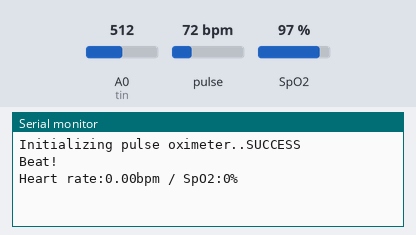
Bench run of a sketch on a simulated Arduino Uno, built with avr-gcc and run on an emulated ATmega328P. Parts: the last lines printed to the serial monitor. Inputs (shaded band) come from the test bench; at power-on: pulse 72 bpm, SpO2 97 %, A0 (tin) = 512.

Above: at 1.2 s.
1.3 s: pulse set to 42 bpm
At 2.7 s:
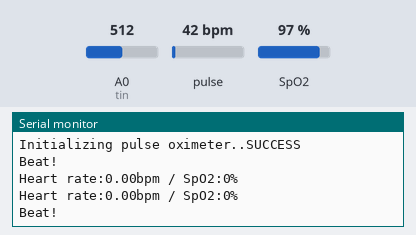
2.8 s: SpO2 set to 80 %
At 3.6 s:
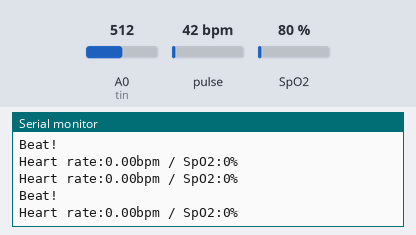
4.3 s: pulse set to 70 bpm
At 7.6 s:
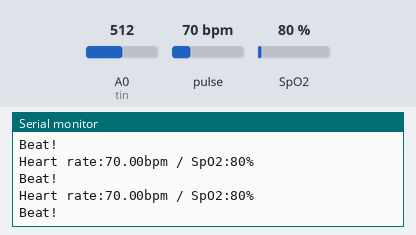
Timing chart, 0 to 9.1 s (numbered marks = the images above; inputs shaded):
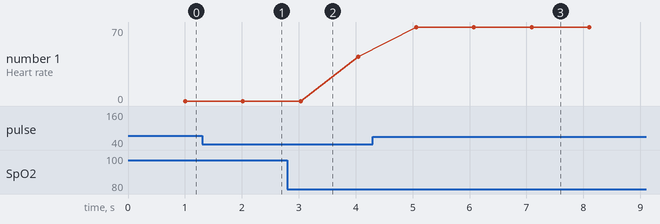

The sketch:

God_Knows.ino
```cpp
#include <SoftwareSerial.h>
#define RX 5
#define TX 6
float otmp = 0;
SoftwareSerial HM10(RX, TX);
int tin = 0;

#include <Wire.h>
#include "MAX30100_PulseOximeter.h"

#define REPORTING_PERIOD_MS 1000

PulseOximeter pox;
uint32_t tsLastReport = 0;

void onBeatDetected()
{
  Serial.println("Beat!");
}


void setup() {
  HM10.begin(9600);
  Serial.begin(115200);
  Serial.print("Initializing pulse oximeter..");
  if (!pox.begin()) {
    Serial.println("FAILED");
    for (;;);
  } else {
    Serial.println("SUCCESS");
  }
  pox.setIRLedCurrent(MAX30100_LED_CURR_7_6MA);

  // Register a callback for the beat detection
  pox.setOnBeatDetectedCallback(onBeatDetected);
}

void loop() {
  int hr = 0;
  int spo2 = 0;
  pox.update();
    if (millis() - tsLastReport > REPORTING_PERIOD_MS) {
        Serial.print("Heart rate:");
        Serial.print(pox.getHeartRate());
        Serial.print("bpm / SpO2:");
        Serial.print(pox.getSpO2());
        Serial.println("%");
        float x = 0;
        x += (float)(analogRead(tin) / 1024.0 * 330);
        HM10.print("{" + String(x) + "," + hr + "," + spo2 + "}");

        tsLastReport = millis();

    }
 }
```

Measured:
- after the input at 4.3 s, the serial monitor: prints a new line after 0.76 s (image 3)
- plotted number 1: 42 → 70 after the input at 4.3 s
